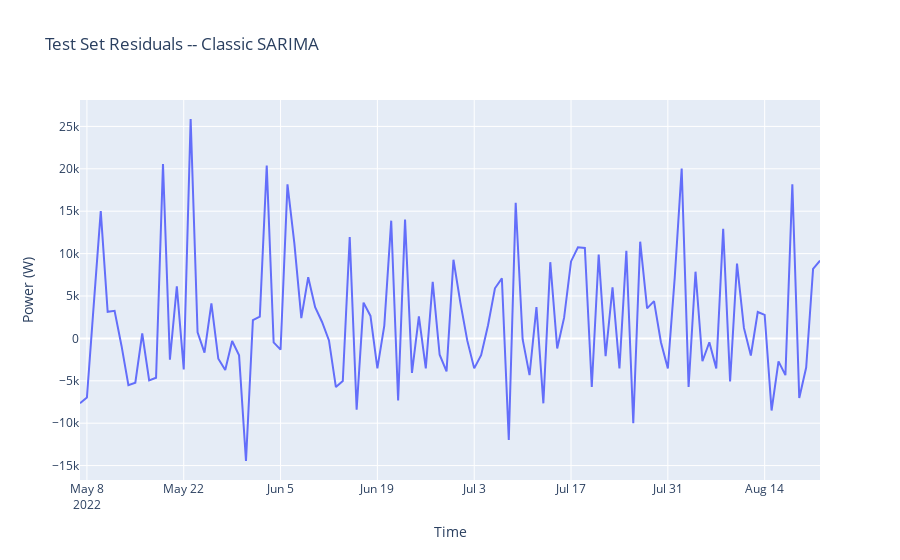

Notebook source saved alongside this figure:
### Code cell
residuals_df_ts = Y_test - fitted.predict(start = test.index[0] , end = test.index[len(test) - 1], exog = X_test)

fig = go.Figure()
fig.add_trace(
    go.Scatter(x = residuals_df_ts.index,
               y = residuals_df_ts)
)
fig.update_layout(title = "Test Set Residuals -- Classic SARIMA", xaxis_title = "Time", yaxis_title = "Power (W)")
fig.show()
print("Residual Mean:", np.mean(residuals_df_ts))
